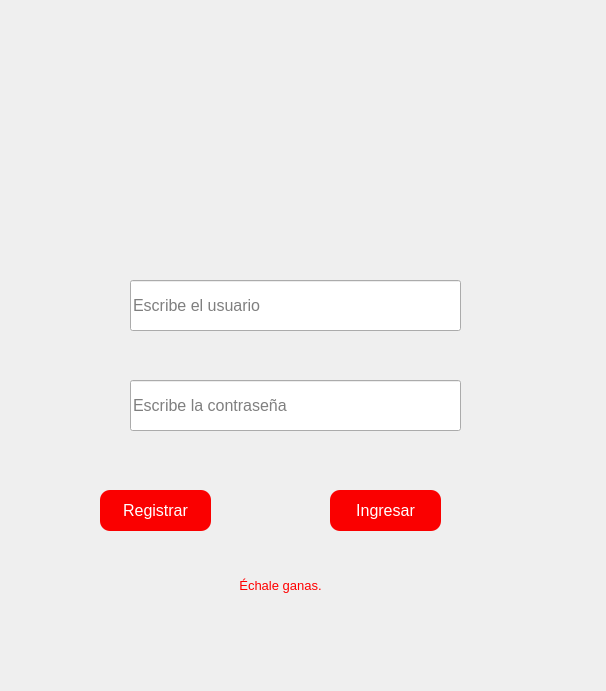
<?xml version="1.0" encoding="UTF-8"?>
<ui version="4.0">
 <class>Dialog</class>
 <widget class="QDialog" name="Dialog">
  <property name="geometry">
   <rect>
    <x>0</x>
    <y>0</y>
    <width>606</width>
    <height>691</height>
   </rect>
  </property>
  <property name="windowTitle">
   <string>Ingreso al sistema</string>
  </property>
  <property name="styleSheet">
   <string notr="true"/>
  </property>
  <widget class="QLabel" name="label">
   <property name="geometry">
    <rect>
     <x>180</x>
     <y>30</y>
     <width>241</width>
     <height>221</height>
    </rect>
   </property>
   <property name="text">
    <string/>
   </property>
   <property name="pixmap">
    <pixmap>../resources/imagenes/logo_uia.png</pixmap>
   </property>
   <property name="scaledContents">
    <bool>true</bool>
   </property>
  </widget>
  <widget class="QLabel" name="label_2">
   <property name="geometry">
    <rect>
     <x>60</x>
     <y>380</y>
     <width>51</width>
     <height>51</height>
    </rect>
   </property>
   <property name="text">
    <string/>
   </property>
   <property name="pixmap">
    <pixmap>../resources/imagenes/candado.png</pixmap>
   </property>
   <property name="scaledContents">
    <bool>true</bool>
   </property>
  </widget>
  <widget class="QLabel" name="label_3">
   <property name="geometry">
    <rect>
     <x>70</x>
     <y>290</y>
     <width>41</width>
     <height>41</height>
    </rect>
   </property>
   <property name="text">
    <string/>
   </property>
   <property name="pixmap">
    <pixmap>../resources/imagenes/user.png</pixmap>
   </property>
   <property name="scaledContents">
    <bool>true</bool>
   </property>
  </widget>
  <widget class="QLineEdit" name="txtUsuario">
   <property name="geometry">
    <rect>
     <x>130</x>
     <y>280</y>
     <width>331</width>
     <height>51</height>
    </rect>
   </property>
   <property name="font">
    <font>
     <pointsize>12</pointsize>
    </font>
   </property>
   <property name="placeholderText">
    <string>Escribe el usuario</string>
   </property>
  </widget>
  <widget class="QLineEdit" name="txtPassword">
   <property name="geometry">
    <rect>
     <x>130</x>
     <y>380</y>
     <width>331</width>
     <height>51</height>
    </rect>
   </property>
   <property name="font">
    <font>
     <pointsize>12</pointsize>
    </font>
   </property>
   <property name="echoMode">
    <enum>QLineEdit::Password</enum>
   </property>
   <property name="placeholderText">
    <string>Escribe la contraseña</string>
   </property>
  </widget>
  <widget class="QPushButton" name="btnRegistrar">
   <property name="geometry">
    <rect>
     <x>100</x>
     <y>490</y>
     <width>111</width>
     <height>41</height>
    </rect>
   </property>
   <property name="font">
    <font>
     <pointsize>12</pointsize>
    </font>
   </property>
   <property name="styleSheet">
    <string notr="true">background-color: rgb(250, 0, 0);
color: rgb(255, 255, 255);
border-radius: 10px;</string>
   </property>
   <property name="text">
    <string>Registrar</string>
   </property>
  </widget>
  <widget class="QPushButton" name="btnIngresar">
   <property name="geometry">
    <rect>
     <x>330</x>
     <y>490</y>
     <width>111</width>
     <height>41</height>
    </rect>
   </property>
   <property name="font">
    <font>
     <pointsize>12</pointsize>
    </font>
   </property>
   <property name="styleSheet">
    <string notr="true">background-color: rgb(250, 0, 0);
color: rgb(255, 255, 255);
border-radius: 10px;</string>
   </property>
   <property name="text">
    <string>Ingresar</string>
   </property>
  </widget>
  <widget class="QLabel" name="lblMensaje">
   <property name="geometry">
    <rect>
     <x>0</x>
     <y>570</y>
     <width>561</width>
     <height>31</height>
    </rect>
   </property>
   <property name="font">
    <font>
     <pointsize>10</pointsize>
    </font>
   </property>
   <property name="styleSheet">
    <string notr="true">color: rgb(255, 0, 0);
</string>
   </property>
   <property name="text">
    <string>Échale ganas.</string>
   </property>
   <property name="alignment">
    <set>Qt::AlignCenter</set>
   </property>
  </widget>
 </widget>
 <resources>
  <include location="../resources/resources.qrc"/>
 </resources>
 <connections/>
</ui>
